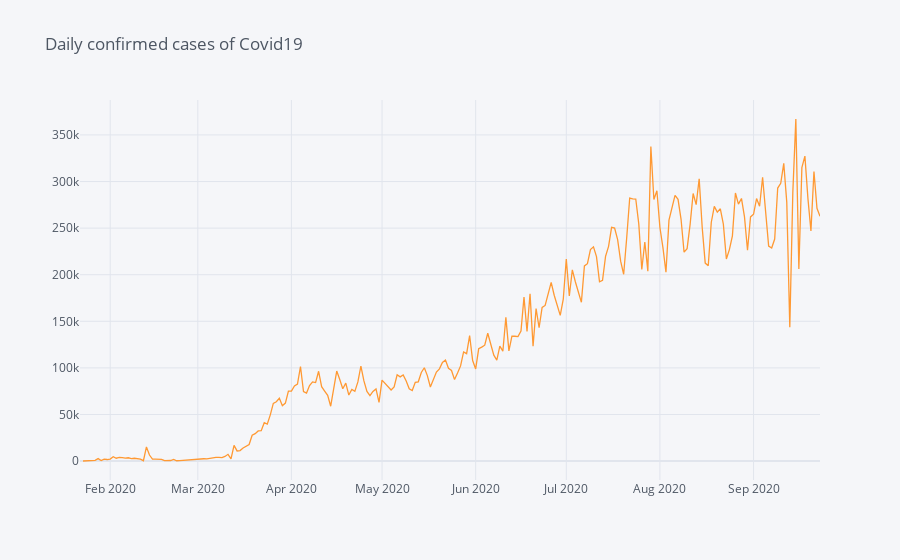

Write notebook code for a chart like this one.
### Code cell
configure_plotly_browser_state()
init_notebook_mode(connected = True)
covid_datewise['Daily Confirmed'].iplot(title = 'Daily confirmed cases of Covid19')

### Figure 1 — Plotly figure (JSON) as saved in the notebook; plotly's stock layout.template omitted (floating-point values rounded to 4 significant figures; data arrays with more than 128 entries replaced by an {"elided": "..."} marker saying what was removed)
{"data": [{"name": "Daily Confirmed", "text": "", "mode": "lines", "y": {"elided": "246 mixed values"}, "x": {"elided": "246 str values"}, "line": {"color": "rgba(255, 153, 51, 1.0)", "dash": "solid", "shape": "linear", "width": 1.3}, "type": "scatter"}], "layout": {"title": {"text": "Daily confirmed cases of Covid19", "font": {"color": "#4D5663"}}, "paper_bgcolor": "#F5F6F9", "plot_bgcolor": "#F5F6F9", "yaxis": {"tickfont": {"color": "#4D5663"}, "zerolinecolor": "#E1E5ED", "title": {"text": "", "font": {"color": "#4D5663"}}, "gridcolor": "#E1E5ED", "showgrid": true}, "xaxis": {"tickfont": {"color": "#4D5663"}, "zerolinecolor": "#E1E5ED", "title": {"text": "", "font": {"color": "#4D5663"}}, "gridcolor": "#E1E5ED", "showgrid": true}, "legend": {"bgcolor": "#F5F6F9", "font": {"color": "#4D5663"}}}}
